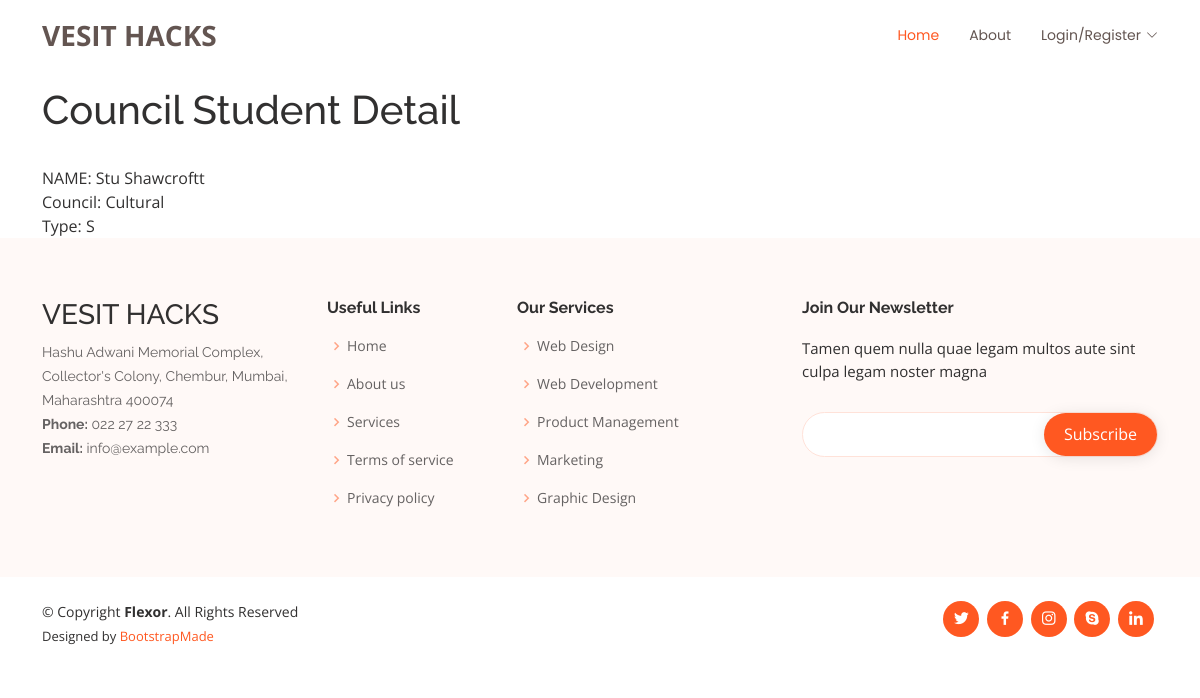
The page /1/council_student_detail/ on the database its author committed.
### vesit/models.py (models this page shows, shortened)
class Council_Student(models.Model):
    council = models.ForeignKey(Council, on_delete = models.CASCADE)
    student = models.ForeignKey(Student, on_delete = models.CASCADE)
    COUNCIL_CHOICES = (
        ('S', 'Secratary'),
        ('I', 'Incharge'),
    )
    student_type = models.CharField(max_length=1, choices=COUNCIL_CHOICES)

class Council(models.Model):
    name = models.CharField( max_length= 100 )

### users/models.py (models this page shows, shortened)
class Student(models.Model):
    name = models.CharField( max_length=50 )
    email = models.EmailField()
    GENDER_CHOICES = (
        ('M', 'Male'),
        ('F', 'Female'),
        ('T','Transgender'),
    )
    gender = models.CharField(max_length=1, choices=GENDER_CHOICES)
    iid = models.CharField(max_length=100)
    mobile_num = models.CharField(max_length=10)
    image = models.ImageField(default = "default.jpg", upload_to = 'student-profile')
    dept = models.ForeignKey( Department, on_delete = models.CASCADE )
    password = models.CharField(max_length=100, null=True)

### vesit/views.py (the view)
# urls.py: path('<int:pk>/council_student_detail/', CouncilStudentDetailView.as_view(), name="council_student_detail"),
class CouncilStudentDetailView(DetailView):
    model = Council_Student
    template_name = "vesit/council_student_detail.html"
    context_object_name = "council_student"

### vesit/templates/vesit/council_student_detail.html
{% extends "vesit/base.html" %}
{% block home %}
<div class="container">
    <div class="row pt-3 justify-content-center">
        <div class="col-8 w-100">
           <h1> Council Student Detail </h1>
           <br>
            NAME: {{ council_student.student.name }}<br>
            Council: {{ council_student.council.name}} <br>
            Type: {{ council_student.student_type }} <br>
        </div>
    </div>
</div>
{% endblock %}

### vesit/static/css/style.css (style rules this page uses)
body { font-family: "Open Sans", sans-serif; color: #313030; }
h1, h2, h3, h4, h5, h6 { font-family: "Raleway", sans-serif; }
.scrolled-offset { margin-top: 70px; }

### rows shown on the page
Council_Student: student.name "Stu Shawcroftt", council.name "Cultural", student_type "S"
